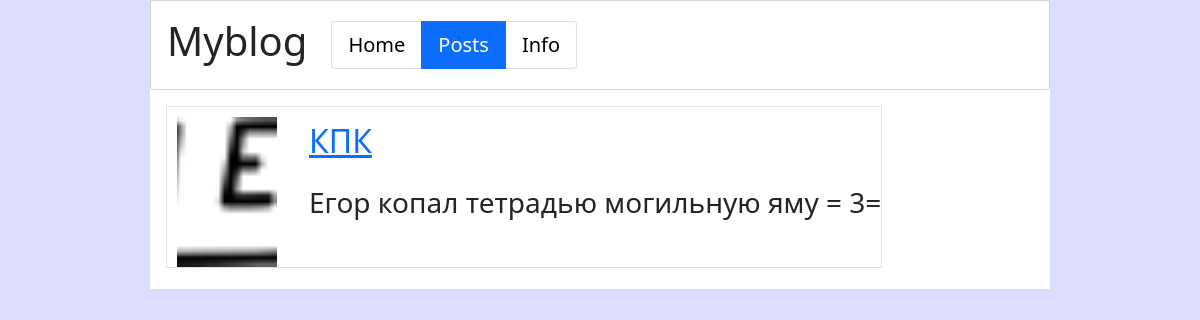
/posts/, run on an earlier commit of the app's database.
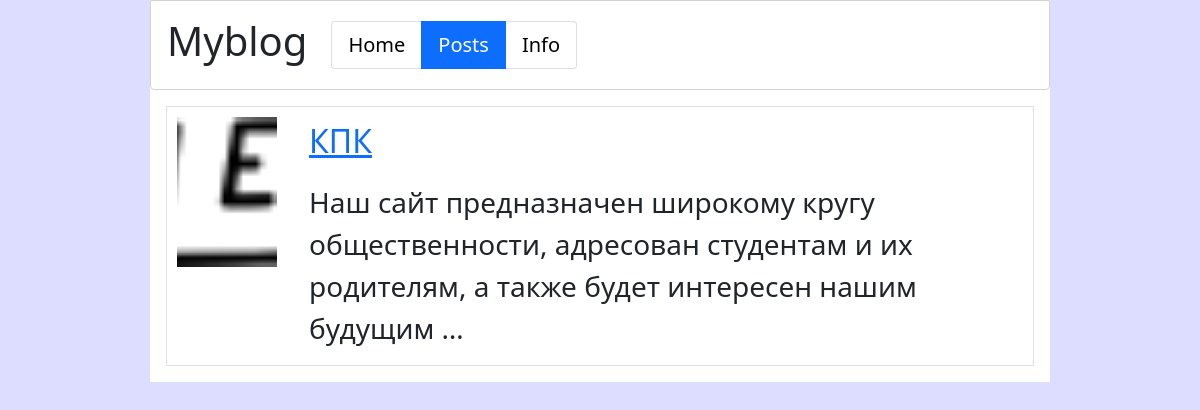
And on a later commit of the database.
### posts/models.py (models this page shows)
class Post(models.Model):
    title=models.CharField(max_length=128, verbose_name="Заголовок")
    text=models.TextField(blank=False, verbose_name="Текст")
    img=models.ImageField(upload_to="%Y/%m/%d/", verbose_name="Изображение")
    published=models.BooleanField(default=False, verbose_name="Опубликовано")
    publish_date=models.DateTimeField(auto_now_add=True, verbose_name="Дата публикации")
    change_date=models.DateTimeField(auto_now=True, verbose_name="Дата изменения")
    author = models.ForeignKey(User, on_delete=models.CASCADE, verbose_name="Автор")
    likes = models.ManyToManyField(User, related_name="liked_posts", verbose_name="Лайки")
    class Meta:
        verbose_name = "Пост"
        verbose_name_plural = "Посты"
        ordering = ["-publish_date", "-change_date"]

### posts/views.py (the view)
# urls.py: path("",post_list_view, name = "a"),
def post_list_view (request):
    posts=Post.objects.filter(published=True)
    context={"post_list": posts,'page':'posts'}
    return render(request, "posts/post_list.html",context)

### posts/templates/posts/post_list.html
{% extends "root.html" %}
{% block content %}
    <ul class="ps-3 list-unstyled pe-3">
    {% for post in post_list %}
        <li>
        <div class="d-inline-flex border" style="padding: 10px 0px 0px 10px;">
            <img src="{{ post.img.url }}" width="100px" height="150px" style="object-fit: cover;" class="">
            <div class="ms-3 mt-0">
                <a href="{% url 'posts:post' post.pk %}" class="d-block ms-3">
                    <p class="fs-2">{{ post.title }}</p>
                </a>
                <p class="ps-3 pt-0 fs-3">{{ post.text|truncatechars:128 }}</p>
            </div>
        </div>
        </li>
    {% endfor %}
    </ul>
{% endblock %}

What changed in the data, as far as the page shows it:
changed Post "КПК": text "Егор копал тетрадью могильную яму = 3=" → "Наш сайт предназначен широкому кругу общественности, адресован студентам и их родителям, а также будет интересен нашим будущим …"
